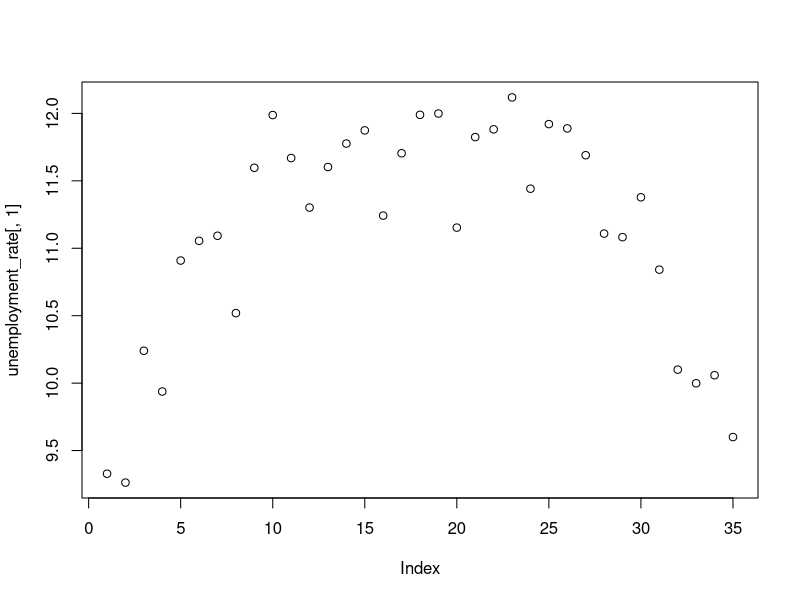
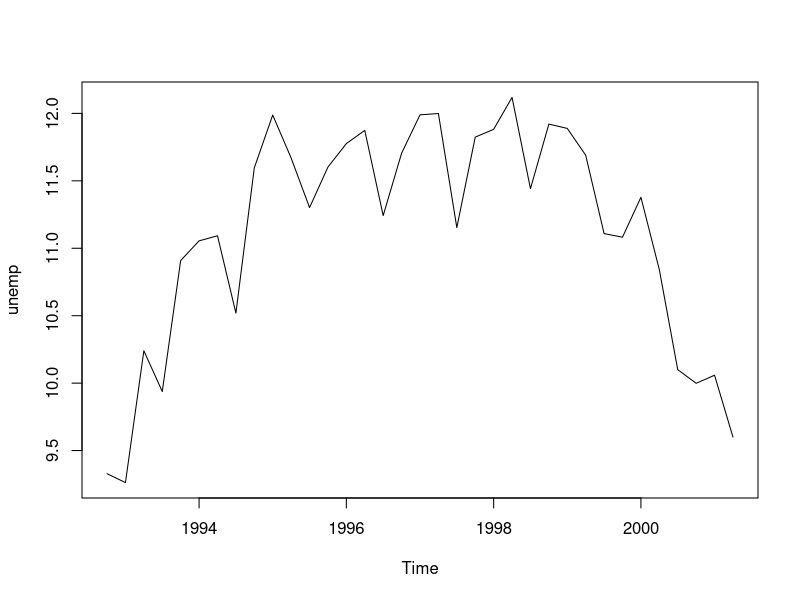
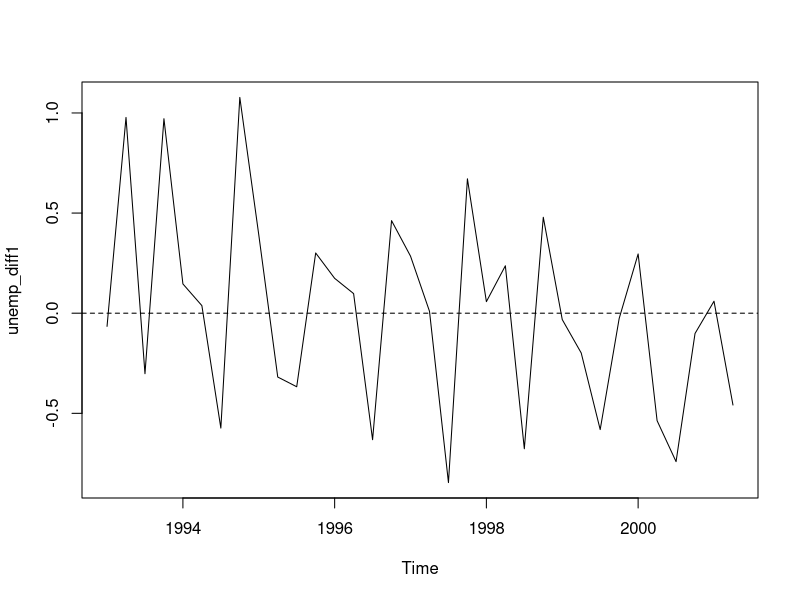
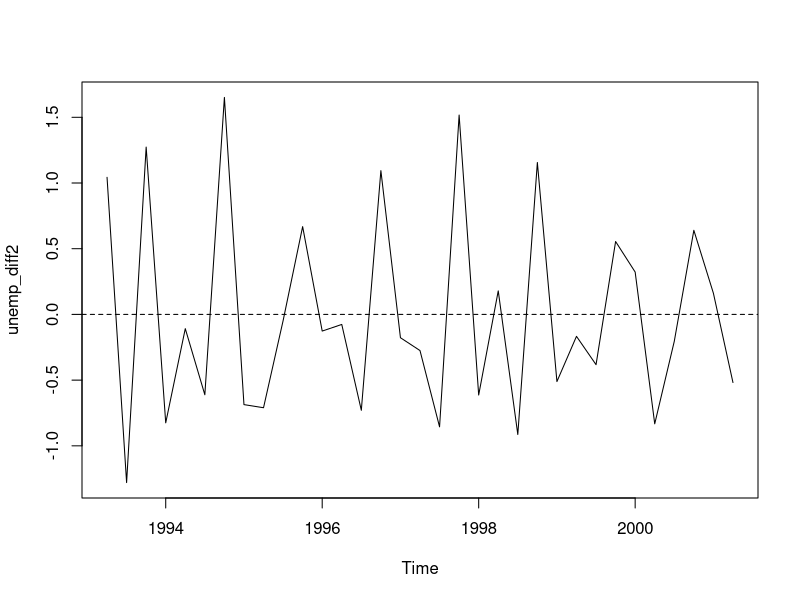
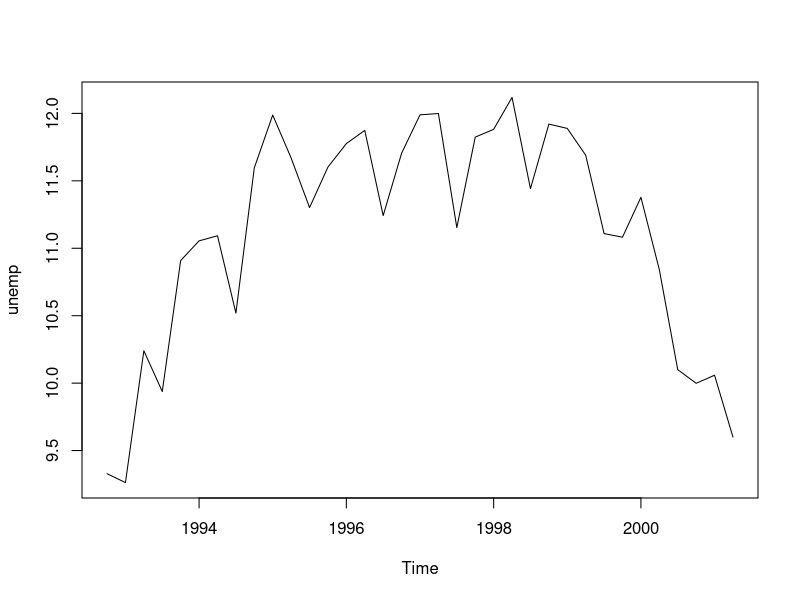

Generate these figures, in order, with R: (Note: this script raises an error after producing the figures.)
################################################################################
#               Laboratorio Serie Storiche Economiche
#                          Giulio Fantuzzi
#
#ABOUT DATA: serie storica del tasso di disoccupazione in veneto (Unemployment) 
#            misura trimestrale a partire dal 4 trimestre del 1992
################################################################################

#------------------------------------------------------------------
#Importo i dati con la funzione read.table
unemployment_rate <- read.table("data/fig.2_1.dat", header=FALSE)
#------------------------------------------------------------------

#------------------------------------------------------------------
#1)Plotto la prima(e unica colonna)
plot(unemployment_rate[,1])
#NOTA: però nelle ascisse ci sono gli indici...non il tempo!Quindi?
#2)Non straggo la colonna, ma creo un oggetto di tipo TimeSeries
unemp <- ts(unemployment_rate[,1], start=c(1992,4), freq=4)
class(unemp) #unemp è di tipo/classe ts
plot(unemp)
#NOTA: vediamo che ora nelle ascisse ci sono gli anni (freq. trimestrale)
#------------------------------------------------------------------

#------------------------------------------------------------------
#Differenze prime (sono alla base di criterio per regressione)
unemp_diff1 <- diff(unemp)
#NOTA: se unemp era aveva n elementi, le differenze prime ne hanno n-1
plot(unemp_diff1)
abline(0,0, lt=2)#faccio sta linea per far vedere che le diff man mano decrescono
class(unemp_diff1) #essendo unemp di classe ts, anche le differenze prime lo sono!
#Differenza delle differenze prime (CHE E' DIVERSA DALLA DIFFERENZA SECONDA)
unemp_diff2 <- diff(diff(unemp))
#NOTA: qui avrò n-2 elementi
plot(unemp_diff2)
abline(0,0, lt=2)
#NB: al contrario di prima, le diff non stanno decrescendo. Vanno sopra e sotto
#    la retta orizzontale...ma ciò dipende dalla variabilità dei dati...
#    possiamo vedere questo andamento come costante
#    --->allora per criterio diff, il poly di regressione sarà di grado2
#------------------------------------------------------------------

#------------------------------------------------------------------
#Vediamo ora un modo più veloce per trovare il polinomio di regressione
#Costruiamo innanzitutto il vettore degli indici (è il vettore "p" della teoria)
ttrend <- 1:length(unemp)

#caso1: polinomio di grado 1
polymod1 <- lm(unemp ~ ttrend) #oggetto di tipo lm
summary(polymod1)$adj.r.squared
#NB: in questo caso avrei un indice R2 corretto pari a -0.0188 (SCHIFO!)

#caso2: polinomio di grado 2
polymod2 <- lm(unemp ~ ttrend + I(ttrend^2)) #aggiungo un regressore(cioè grado)
summary(polymod2)$adj.r.squared
#NB: in questo caso R2 corretto pari a 0.82287 (BENE!)

#caso3: polinomio di grado 3
polymod3 <- lm(unemp ~ ttrend + I(ttrend^2)+I(ttrend^3))
summary(polymod3)$adj.r.squared
#NB: in questo caso R2 corretto pari a 0.8172
# Esso è < di prima...quindi poly di regressione sarà di grado 2

#NOTA: come visto nella teoria, si usa l'R2 corretto e non l'R2:
#infatti R2 aumenta se aumenta il grado, quindi non ci sarebbe utile!

#Ora che so quale polinomio usare, posso fare 2 cose:
#(1)--> plottare la ts e sovrapporci il polinomio
plot(unemp) #la serie storica di partenza
lines(un.hat, col="red", lty=2) #il polinomio di regressione
#(2)--> costruirmi il vettore degli y teorici
unemp.hat <- ts(fitted(polymod2), start=c(1992,4), freq=4)
#e di conseguenza ricavarmi i residui
res<- unemp.hat - unemp
#------------------------------------------------------------------
#OSSERVAZIONE BONUS
#Una serie può essere scomposta: trend+ stagionalità+ciclo+ errore casuale
plot(unemp)
#E' banale vedere che non è stazionaria. Posso detrendizzarla:
plot(unemp - fitted(polymod2))
#sembra già più stazionaria...bisognerebbe anche vedere le altre componenti

